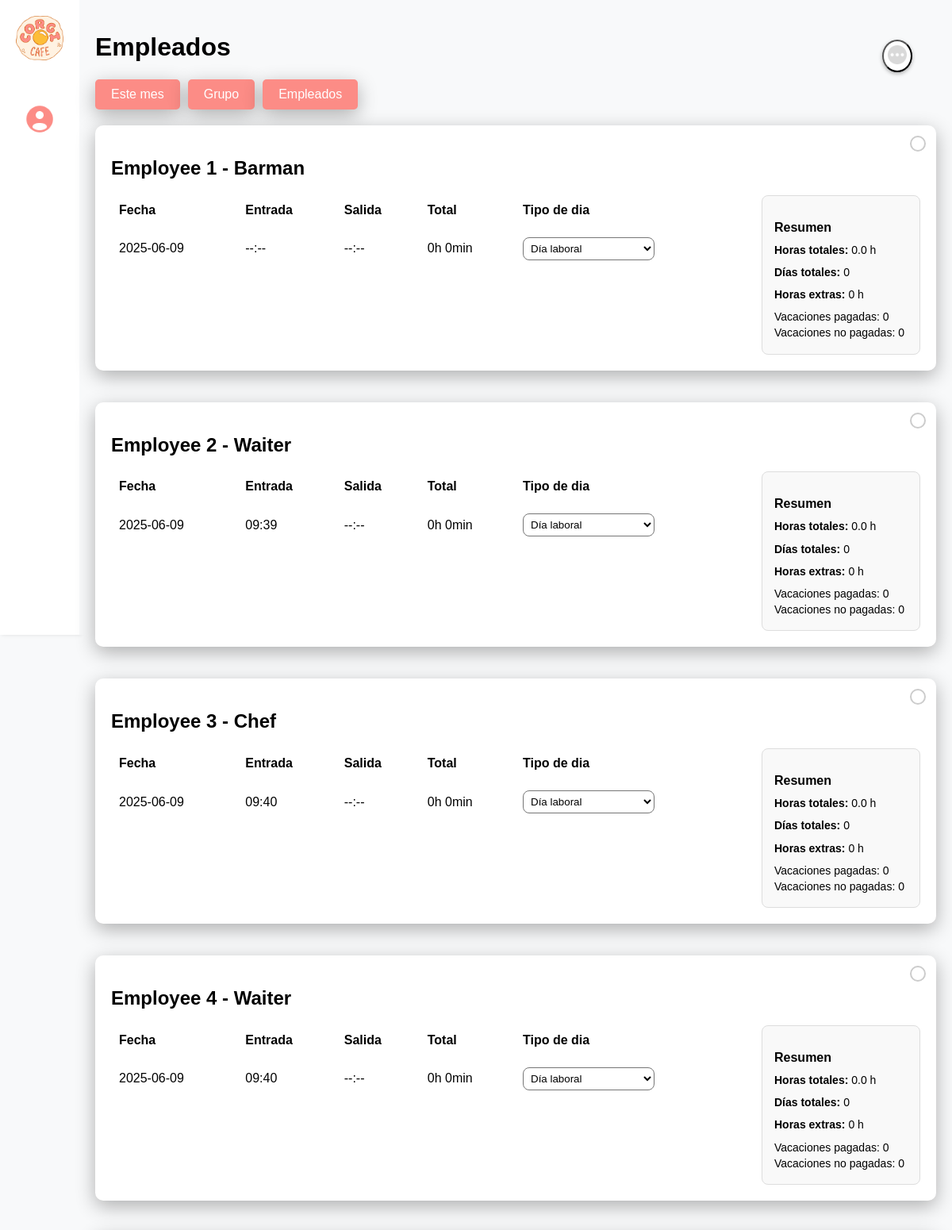
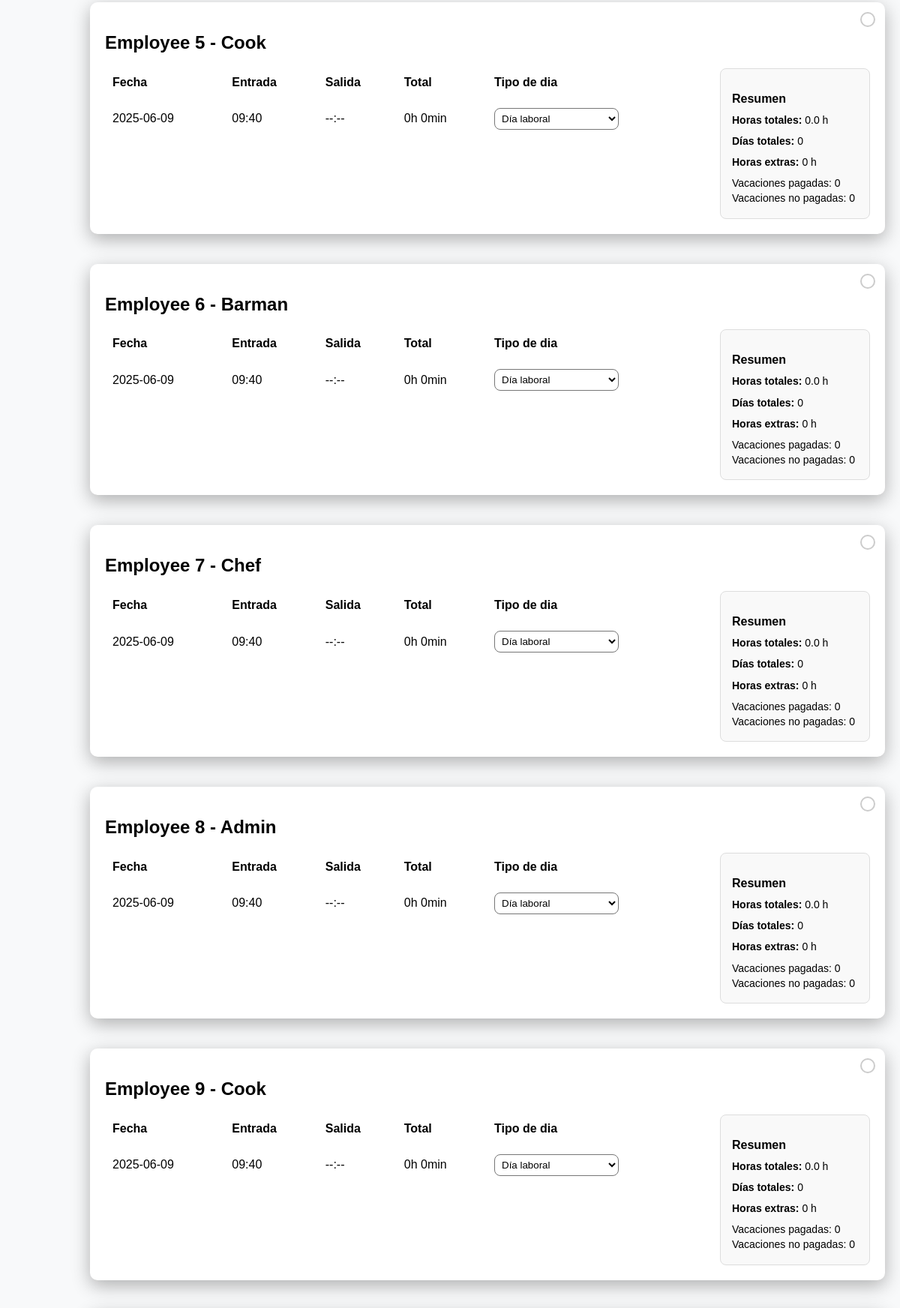
/work (signed in, upper part), run on the app's committed database (2 pictures, top to bottom).
### models.py (models this page shows)
class Employee(db.Model):
    id = db.Column(db.Integer, primary_key=True)
    full_name = db.Column(db.String(100), nullable=False)
    nie = db.Column(db.String(20), unique=True, nullable=False)
    position = db.Column(db.String(50))
    phone = db.Column(db.String(20))
    email = db.Column(db.String(120), unique=True)
    start_date = db.Column(db.Date)
    end_date = db.Column(db.Date)
    section = db.Column(db.String(50))
    work_start_time = db.Column(db.Time)
    work_end_time = db.Column(db.Time)
    days_per_week = db.Column(db.Integer, nullable=True)

class WorkLog(db.Model):
    id = db.Column(db.Integer, primary_key=True)
    employee_id = db.Column(db.Integer, db.ForeignKey("employee.id"), nullable=False)
    log_date = db.Column(db.Date, nullable=False)
    check_in_time = db.Column(db.DateTime)
    check_out_time = db.Column(db.DateTime)
    worked_hours = db.Column(db.Float, default=0.0)
    holidays = db.Column(db.String(20), default="workingday")
    def calculate_worked_hours(self):
        if self.check_in_time and self.check_out_time:
            delta = self.check_out_time - self.check_in_time
            self.worked_hours = round(delta.total_seconds() / 3600, 2)
        else:
            self.worked_hours = 0.0

### routes/worklog.py (the view, shortened to what this page needs)
@worklog_bp.route("/work", methods=["GET"])
@role_required(["admin"])
def work():
    try:
        requested = request.args.get("filter")
        allowed = {
            "today",
            "yesterday",
            "last7days",
            "last30days",
            "thismonth",
            "lastmonth",
        }
        if requested in allowed:
            filter_type = requested
            session["filter_type"] = filter_type
        elif requested == "personalizado":
            filter_type = "personalizado"
            session.pop("filter_type", None)
        else:
            prev = session.get("filter_type")
            filter_type = prev if prev in allowed else "thismonth"
            session["filter_type"] = filter_type
        today = date.today()
        start_date = end_date = None
        if filter_type == "today":
            start_date = end_date = today
        elif filter_type == "yesterday":
            start_date = end_date = today - timedelta(days=1)
        elif filter_type == "last7days":
            start_date = today - timedelta(days=6)
            end_date = today
        elif filter_type == "last30days":
            start_date = today - timedelta(days=29)
            end_date = today
        elif filter_type == "thismonth":
            start_date = today.replace(day=1)
            last_day = calendar.monthrange(today.year, today.month)[1]
            end_date = today.replace(day=last_day)
        elif filter_type == "lastmonth":
            first_day_this = today.replace(day=1)
            last_day_prev = first_day_this - timedelta(days=1)
            start_date = last_day_prev.replace(day=1)
            end_date = last_day_prev
        else:
            filter_type = "thismonth"
            start_date = today.replace(day=1)
            last_day = calendar.monthrange(today.year, today.month)[1]
            end_date = today.replace(day=last_day)
            session["filter_type"] = filter_type
        if start_date is None or end_date is None:
            return jsonify({"error": "Faltan las fechas de filtro"}), 400
        employees = Employee.query.filter(
            and_(
                or_(Employee.end_date is None, Employee.end_date >= start_date),
                Employee.start_date <= end_date,
            )
        )
        employee_logs = []
        for emp in employees:
            logs = WorkLog.query.filter(
                and_(
                    WorkLog.employee_id == emp.id,
                    WorkLog.log_date >= start_date,
                    WorkLog.log_date <= end_date,
                )
            ).all()
            work_logs_data = []
            total_hours = working_days = paid_holidays = unpaid_holidays = (
                overtime_hours
            ) = 0
            for log in logs:
                log.calculate_worked_hours()
                wd = log.log_date
                if isinstance(wd, str):
                    wd = datetime.strptime(wd, "%Y-%m-%d").date()
                hours = float(log.worked_hours or 0)
                total_hours += hours
                if log.holidays == "workingday" and hours > 0:
                    working_days += 1
                    if hours > 8:
                        overtime_hours += hours - 8
                elif log.holidays == "paid":
                    paid_holidays += 1
                elif log.holidays == "unpaid":
                    unpaid_holidays += 1
                work_logs_data.append(
                    {
                        "id": log.id,
                        "log_date": wd.strftime("%Y-%m-%d"),
                        "check_in_time": (
                            log.check_in_time.strftime("%H:%M")
                            if log.check_in_time
                            else "--:--"
                        ),
                        "check_out_time": (
                            log.check_out_time.strftime("%H:%M")
                            if log.check_out_time
                            else "--:--"
                        ),
                        "worked_hours": round(hours, 2),
                        "holidays": log.holidays or "workingday",
                    }
                )
            employee_logs.append(
                {
                    "employee": {
                        "id": emp.id,
                        "full_name": emp.full_name,
                        "position": emp.position,
                        "section": emp.section,
                    },
                    "work_logs": work_logs_data,
                    "summary": {
                        "total_hours": round(total_hours, 2),
                        "working_days": working_days,
                        "overtime_hours": round(overtime_hours, 2),
                        "paid_holidays": paid_holidays,
                        "unpaid_holidays": unpaid_holidays,
                    },
                }
            )
        return render_template(
            "work.html",
            employees=employee_logs,
            today=today,
            filter_type=filter_type,
            start_date=start_date.isoformat(),
            end_date=end_date.isoformat(),
        )
    except Exception as e:
        Config.logger.error(f"❌ Error in work: {e}")
        return jsonify({"error": str(e)}), 500

### templates/work.html (shortened to what this page needs)
<!DOCTYPE html>
<html lang="en">
<head>
    <link rel="stylesheet" href="{{ url_for('static', filename='css/work.css') }}">
    <link rel="stylesheet" href="{{ url_for('static', filename='css/random.css') }}">
    <link rel="stylesheet" href="{{ url_for('static', filename='css/filter_modal.css') }}">
    <link rel="stylesheet" href="{{ url_for('static', filename='css/group_modal.css') }}">
    <link rel="stylesheet" href="{{ url_for('static', filename='css/newscheduleModal.css') }}">
    <link rel="stylesheet" href="{{ url_for('static', filename='css/adddaymodal.css') }}">
</head>
<body>
    <div class="page-container">
        <aside class="sidebar">
            <div class="logo">
                <img src="{{ url_for('static', filename='images/logo.png') }}" alt="Corgi Cafe Logo">
            </div>
            <div class="redirect-button-container">
                <a href="{{ url_for('dashboard.admin_panel') }}" class="redirect-button">
                    <img src="{{ url_for('static', filename='images/img_6.png') }}" alt="Redirect Icon" class="redirect-icon">
                </a>
            </div>
        </aside>
        <div class="content">
            <header class="header">
                <h1>Empleados</h1>
            </header>
            <div class="filter-bar">
                <div class="left-buttons">
                    {% set filter_names = {
                        'today': 'Hoy',
                        'yesterday': 'Ayer',
                        'last7days': 'Últimos 7 días',
                        'last30days': 'Últimos 30 días',
                        'thismonth': 'Este mes',
                        'lastmonth': 'Mes pasado',
                        'personalizado': 'Personalizado'
                    } %}
                    <button id="filterButton" class="filter-btn" onclick="toggleFilterModal()"
                            data-current-filter="{{ filter_type }}"
                            data-start-date="{{ start_date }}"
                            data-end-date="{{ end_date }}">
                    </button>
                    <button class="filter-btn" onclick="openGroupModal(event)">Grupo</button>
                    <button class="filter-btn" onclick="toggleEmployeeDropdown(event)">Empleados</button>
                </div>
                <div class="right-buttons">
                    <button class="ellipsis-btn" onclick="toggleDropdown(event)">
                        <img src="{{ url_for('static', filename='images/img_3.png') }}" alt="Ellipsis Icon">
                    </button>
                </div>
            </div>
            <div class="main-container">
                {% for employee_data in employees %}
                <div class="employee-section" data-group="{{ employee_data.employee.section }}">
                    <div class="checkbox-container">
                        <input type="checkbox" class="round-checkbox employee-checkbox" id="employee_{{ employee_data.employee.id }}" />
                    </div>
                    <div class="employee-header">
                        <h2>{{ employee_data.employee.full_name }} - {{ employee_data.employee.position }}</h2>
                    </div>
                    <div class="logs-summary-container">
                        <div class="work-logs-container" id="logs-container-{{ employee_data.employee.id }}">
                            <table class="work-logs-table">
                                <thead>
                                    <tr>
                                        <th>Fecha</th>
                                        <th>Entrada</th>
                                        <th>Salida</th>
                                        <th>Total</th>
                                        <th>Tipo de dia</th>
                                    </tr>
                                </thead>
                                <tbody>
                                        {% for log in employee_data.work_logs | sort(attribute='log_date', reverse=True) %}
                                    <tr class="log-row-{{ employee_data.employee.id }}" data-log-id="{{ log.id }}">
                                        <td>{% if log.log_date is string %}{{ log.log_date }}{% else %}{{ log.log_date.strftime('%d/%m/%Y') }}{% endif %}</td>
                                        <td class="check-in-time">
                                            {% if log.check_in_time %}
                                                {% if log.check_in_time is string %}
                                                    {{ log.check_in_time }}
                                                {% else %}
                                                    {{ log.check_in_time.strftime('%H:%M') if log.check_in_time is not none else '--:--' }}
                                                {% endif %}
                                            {% else %}
                                                --:--
                                            {% endif %}
                                        </td>
                                        <td class="check-out-time">
                                            {% if log.check_out_time %}
                                                {% if log.check_out_time is string %}
                                                    {{ log.check_out_time }}
                                                {% else %}
                                                    {{ log.check_out_time.strftime('%H:%M') if log.check_out_time is not none else '--:--' }}
                                                {% endif %}
                                            {% else %}
                                                --:--
                                            {% endif %}
                                        </td>
                                        <td class="worked-hours">{{ log.worked_hours | format_hours if log.worked_hours else '0h 0min' }}</td>
                                        <td>
                                            <select onchange="updateHolidayStatus(this, {{ employee_data.employee.id }})"
                                                    data-log-id="{{ log.id }}"
                                                    data-employee-id="{{ employee_data.employee.id }}"
                                                    id="holiday-select-{{ log.id }}"
                                                    class="holiday-select"
                                                    data-previous-value="{{ log.holidays or 'workingday' }}">
                                                <option value="workingday" {% if log.holidays == 'workingday' %}selected{% endif %}>Día laboral</option>
                                            </select>
                                        </td>
                                    </tr>
                                    {% endfor %}
                                </tbody>
                            </table>
                        </div>
                        <div class="summary-panel" id="summary-panel-{{ employee_data.employee.id }}">
                            <h3>Resumen</h3>
                                <p><strong>Horas totales:</strong> <span class="total-hours">{{ employee_data.summary.total_hours }}</span> h</p>
                                <p><strong>Días totales:</strong> <span class="total-days">{{ employee_data.summary.working_days }}</span></p>
                                <p><strong>Horas extras:</strong> <span class="overtime-hours">{{ employee_data.summary.overtime_hours }}</span> h</p>
                            <div class="holiday-status">
                                <p>Vacaciones pagadas: <span class="paid-holidays badge yellow">{{ employee_data.summary.paid_holidays }}</span></p>
                                <p>Vacaciones no pagadas: <span class="unpaid-holidays badge orange">{{ employee_data.summary.unpaid_holidays }}</span></p>
                            </div>
                        </div>
                    </div>
                </div>
                {% endfor %}
            </div>
        </div>
    </div>
</body>
</html>

### data on the page
Employee: employee.full_name "Employee 1", employee.position "Barman"
WorkLog: log_date "2025-06-09", check_in_time "--:--", check_out_time "--:--", worked_hours "0h 0min", holidays "Día laboral"
Employee: employee.full_name "Employee 2", employee.position "Waiter"
WorkLog: log_date "2025-06-09", check_in_time "09:39", check_out_time "--:--", worked_hours "0h 0min", holidays "Día laboral"
Employee: employee.full_name "Employee 3", employee.position "Chef"
WorkLog: log_date "2025-06-09", check_in_time "09:40", check_out_time "--:--", worked_hours "0h 0min", holidays "Día laboral"
Employee: employee.full_name "Employee 4", employee.position "Waiter"
WorkLog: log_date "2025-06-09", check_in_time "09:40", check_out_time "--:--", worked_hours "0h 0min", holidays "Día laboral"
Employee: employee.full_name "Employee 5", employee.position "Cook"
WorkLog: log_date "2025-06-09", check_in_time "09:40", check_out_time "--:--", worked_hours "0h 0min", holidays "Día laboral"
Employee: employee.full_name "Employee 6", employee.position "Barman"
WorkLog: log_date "2025-06-09", check_in_time "09:40", check_out_time "--:--", worked_hours "0h 0min", holidays "Día laboral"
Employee: employee.full_name "Employee 7", employee.position "Chef"
WorkLog: log_date "2025-06-09", check_in_time "09:40", check_out_time "--:--", worked_hours "0h 0min", holidays "Día laboral"
Employee: employee.full_name "Employee 8", employee.position "Admin"
WorkLog: log_date "2025-06-09", check_in_time "09:40", check_out_time "--:--", worked_hours "0h 0min", holidays "Día laboral"
Employee: employee.full_name "Employee 9", employee.position "Cook"
WorkLog: log_date "2025-06-09", check_in_time "09:40", check_out_time "--:--", worked_hours "0h 0min", holidays "Día laboral"

### other printed values
{{ employee_data.summary.total_hours }} "0.0" "0.0" "0.0" "0.0" "0.0" "0.0" "0.0" "0.0" "0.0"
{{ employee_data.summary.working_days }} "0" "0" "0" "0" "0" "0" "0" "0" "0"
{{ employee_data.summary.overtime_hours }} "0" "0" "0" "0" "0" "0" "0" "0" "0"
{{ employee_data.summary.paid_holidays }} "0" "0" "0" "0" "0" "0" "0" "0" "0"
{{ employee_data.summary.unpaid_holidays }} "0" "0" "0" "0" "0" "0" "0" "0" "0"
